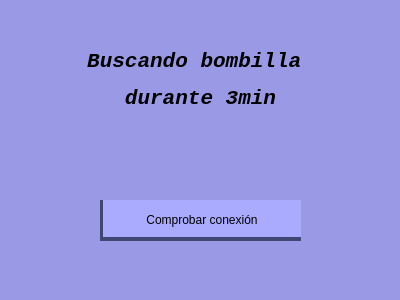
<?xml version="1.0" encoding="UTF-8"?>
<ui version="4.0">
 <class>Dialog</class>
 <widget class="QDialog" name="Dialog">
  <property name="geometry">
   <rect>
    <x>0</x>
    <y>0</y>
    <width>400</width>
    <height>300</height>
   </rect>
  </property>
  <property name="windowTitle">
   <string>Dialog</string>
  </property>
  <property name="styleSheet">
   <string notr="true">background-color: rgb(153, 153, 230);</string>
  </property>
  <widget class="QLabel" name="label">
   <property name="geometry">
    <rect>
     <x>50</x>
     <y>40</y>
     <width>301</width>
     <height>81</height>
    </rect>
   </property>
   <property name="font">
    <font>
     <family>Monospace</family>
     <pointsize>14</pointsize>
     <weight>75</weight>
     <bold>true</bold>
    </font>
   </property>
   <property name="text">
    <string>&lt;html&gt;&lt;head/&gt;&lt;body&gt;&lt;p align=&quot;center&quot;&gt;&lt;span style=&quot; font-size:16pt; font-style:italic;&quot;&gt;Buscando bombilla &lt;/span&gt;&lt;/p&gt;&lt;p align=&quot;center&quot;&gt;&lt;span style=&quot; font-size:16pt; font-style:italic;&quot;&gt;durante 3min&lt;/span&gt;&lt;/p&gt;&lt;/body&gt;&lt;/html&gt;</string>
   </property>
  </widget>
  <widget class="QPushButton" name="boton_comp_conexion_bomb">
   <property name="geometry">
    <rect>
     <x>100</x>
     <y>200</y>
     <width>201</width>
     <height>41</height>
    </rect>
   </property>
   <property name="cursor">
    <cursorShape>PointingHandCursor</cursorShape>
   </property>
   <property name="styleSheet">
    <string notr="true">QPushButton{
	background-color: rgb(170, 170, 255);
	border:none;
	padding-top: 3px;
	border-left: 3px solid rgb(62, 72, 115);
	border-bottom: 4px solid rgb(62, 72, 115);
}

QPushButton:hover{
	background-color: rgb(139, 139, 209);
	border:none;
	border-left: 3px solid rgb(62, 72, 115);
	border-bottom: 6px solid rgb(62, 72, 115);
}

QPushButton:pressed{
	background-color: rgb(139, 139, 209);
	border:none;
	border-left: 3px solid rgb(62, 72, 115);
	border-top: 4px solid rgb(62, 72, 115);
	padding-top: -3px;
	border-bottom: none;
}</string>
   </property>
   <property name="text">
    <string>Comprobar conexión</string>
   </property>
  </widget>
 </widget>
 <resources/>
 <connections/>
</ui>
